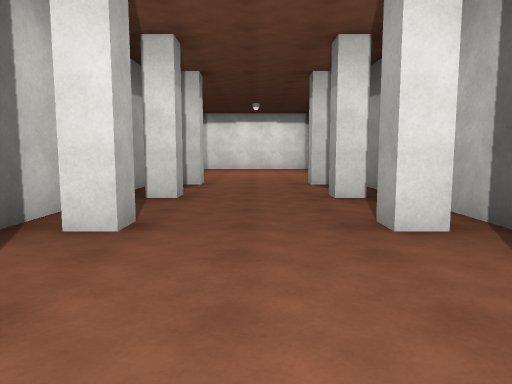
[1] (above)

13 first-person views from a walk through a scene from a Unity 3-D project. The camera is 1.4 m above the floor, tilts 6° down and sees 70° across. The floor is counted in squares, 2 m on a side. Each view is taken from the middle of a square. On the plan, view 1 faces up. The plan holds only what a view shows up to about 11 squares ahead; the rest is blank. The place goes on beyond the plan. The player character is not drawn. Surface patterns are stand-ins for the level's own textures.

[2]
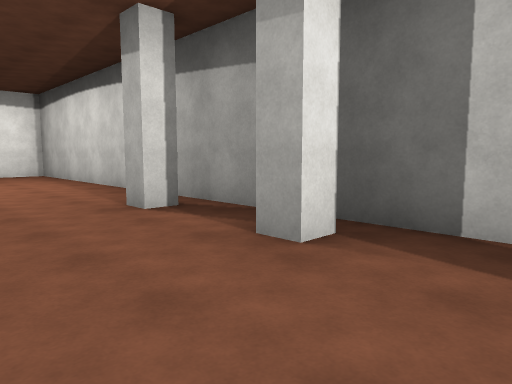

[3]
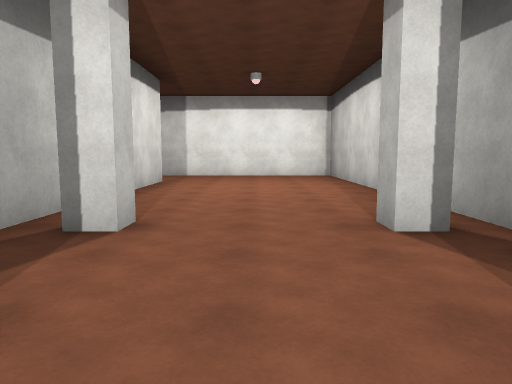

[4]
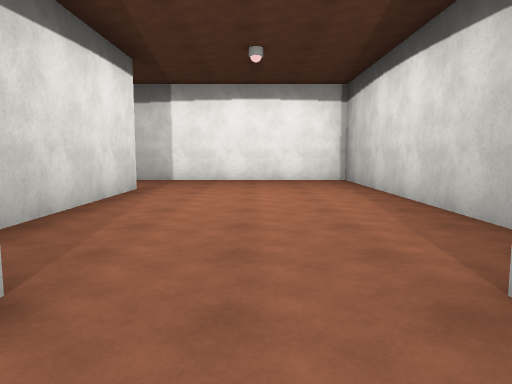

[5]
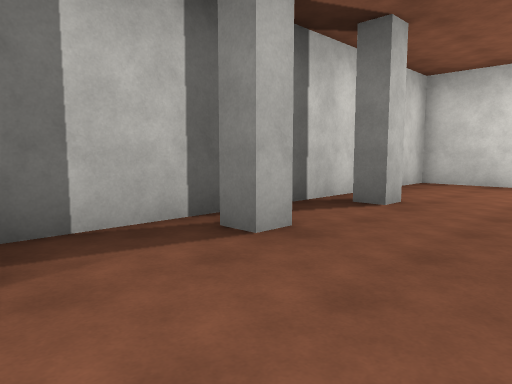

[6]
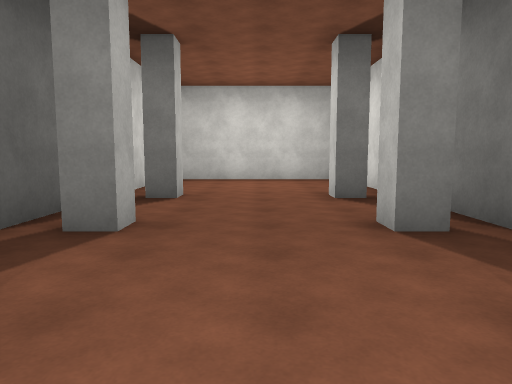

[7]
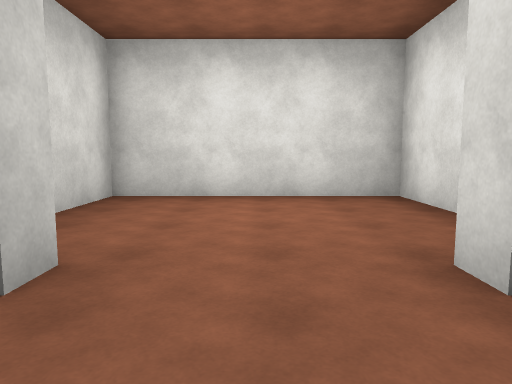

[8]
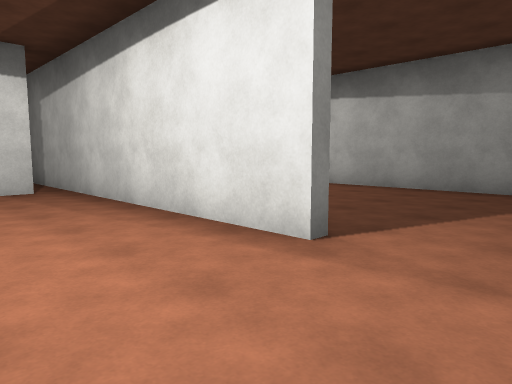

[9]
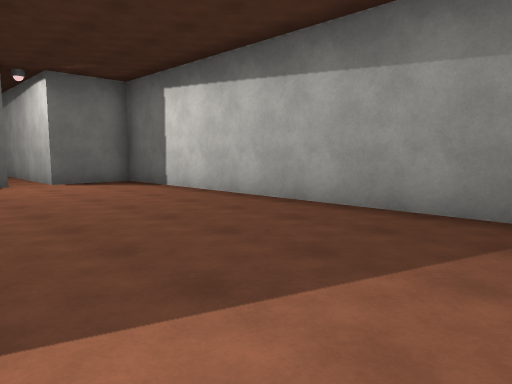

[10]
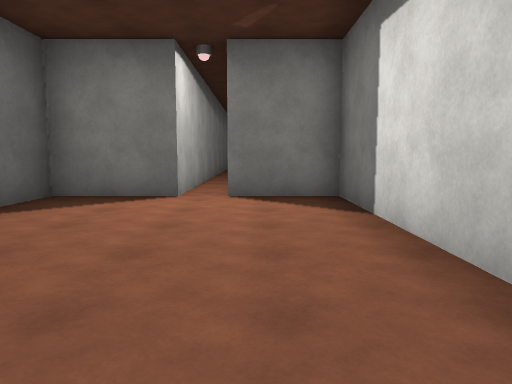

[11]
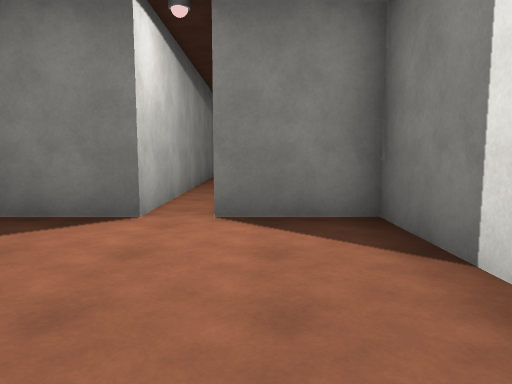

[12]
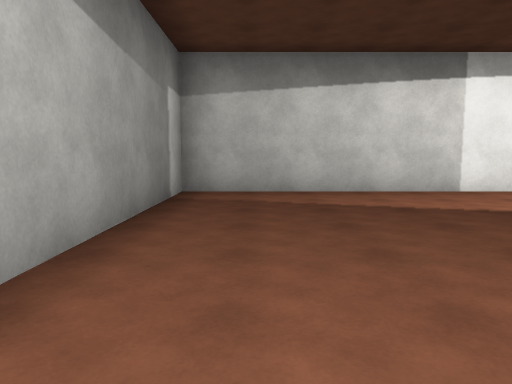

[13]
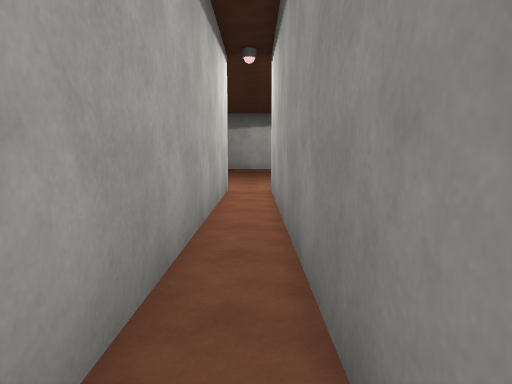

### Floor plan
Points are (right, up) in squares from view 1. A wall is a line through its corners. A room is listed if a view was taken in it or the views show most of it. See-through windows are left out.
Room 1 (views 1, 2, 3, 4, 5, 6, 7, 8)
walls: (1.9, 8.2) (1.2, 8.2) (1.2, 8.8); (1.9, 5.7) (1.2, 5.7) (1.2, 6.2); (-2.4, 4.5) (-2.4, 2.5); (1.9, 3.2) (1.2, 3.2) (1.2, 3.7) (1.8, 3.7); (1.2, 0.6) (1.2, 1.2) (1.8, 1.2); (-2.4, -0.1) (-2.4, -3) (2.4, -3) (2.4, 16.7) (-2.5, 16.7); (-2.4, 14.4) (-2.4, 6.1)
ways out: opening at (-3, 15.5) to room 2
Room 2 (views 9, 10, 11, 12, 13)
walls: (-2.5, 16.7) (-7.4, 16.7) (-7.4, 7) (-5.5, 7) (-5.5, 0.6); (-4.7, -0.1) (-4.7, 7) (-2.6, 7) (-2.6, 8.2)
ways out: opening at (-3, 15.5) to room 1

Where each view was taken, in squares from view 1:
view 1: 0 up, 0 right, facing up
view 2: 4 up, 1 left, facing up-right
view 3: 5 up, 0 right, facing up
view 4: 7 up, 0 right, facing up
view 5: 6 up, 1 left, facing down-right
view 6: 7 up, 0 right, facing down
view 7: 3 up, 0 right, facing down
view 8: 16 up, 0 right, facing down-left
view 9: 16 up, 3 left, facing down-left
view 10: 13 up, 6 left, facing down
view 11: 11 up, 6 left, facing down
view 12: 10 up, 6 left, facing up
view 13: 0 up, 5 left, facing up
